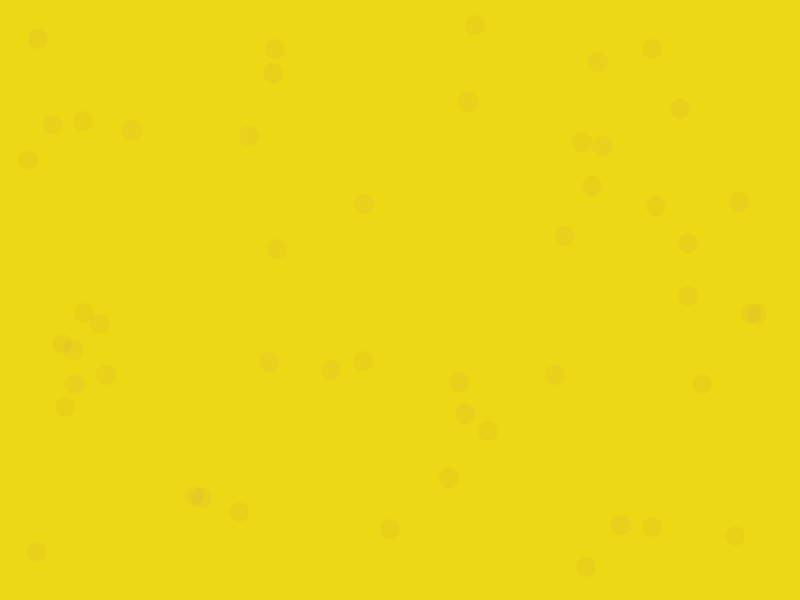
Frame 1 (no input)
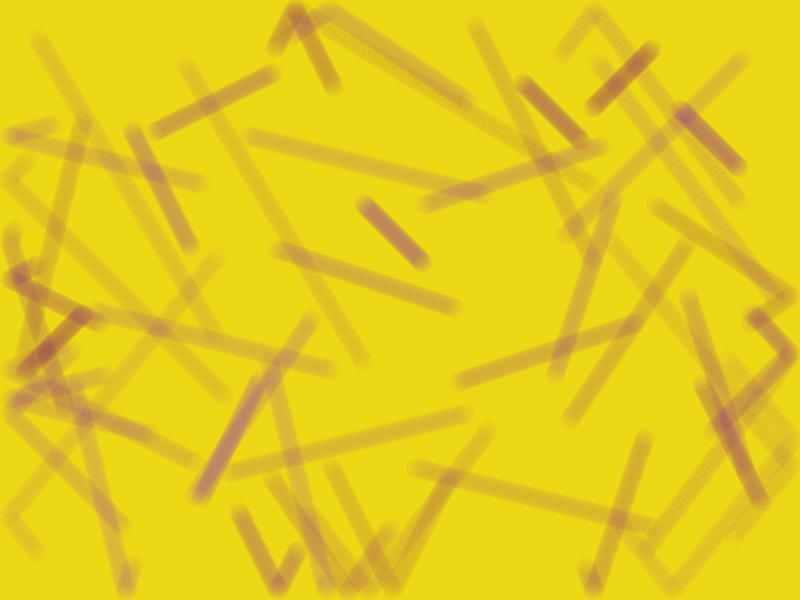
Frame 60 (the mouse pressed at the canvas centre just before this capture)
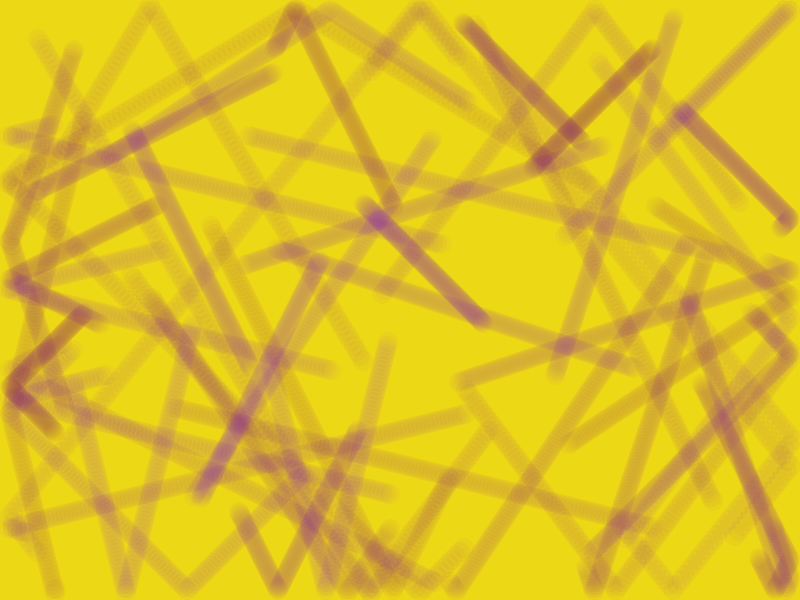
Frame 120 (the mouse held since frame 60 and released just before this capture)

The Processing sketch that drew these frames (run headless with seeded random() and noise(); from frame 60 on, the mouse is pressed at the canvas centre):

// Processing sketch: bounce_03
// ── bounce_03.pde
int elements = 50;

int[] x = new int[elements];
int[] y = new int[elements];
int[] velocityX = new int[elements];
int[] velocityY = new int[elements];
int[] shapeHeight = new int[elements];
int[] shapeWidth = new int[elements];
int[] shapeColor = new int[elements];
int borderTop;
int borderBottom;
int borderLeft;
int borderRight;

void setup() {
	// préparation de la scène
	size(800, 600);

	for (int i = 0; i < elements; i++) {
		velocityX[i] = round(random(-5, 5));
		velocityY[i] = round(random(-5, 5));

		if (velocityX[i] == 0) {
			velocityX[i] = 1;
		}

		if (velocityY[i] == 0) {
			velocityY[i] = 1;
		}

		shapeWidth[i] = 20;
		shapeHeight[i] = 20;

		shapeColor[i] = color(116, 30, round(random(100, 200)), 10);

		x[i] = round(random(shapeWidth[i], width - shapeHeight[i]));
		y[i] = round(random(shapeHeight[i], height - shapeHeight[i]));
	}

	borderTop = 0 + shapeHeight[0] / 2;
	borderBottom = height - shapeHeight[0] / 2;
	borderLeft = 0 + shapeWidth[0] / 2;
	borderRight = width - shapeWidth[0] / 2;

	noStroke();

	background(237, 216, 22);
}

void draw() {
	// peindre la scène
	for (int i = 0; i < elements; i++) {
		if (x[i] >= borderRight || x[i] <= borderLeft) {
			velocityX[i] = velocityX[i] * -1;
		}

		if (y[i] >= borderBottom || y[i] <= borderTop) {
			velocityY[i] = velocityY[i] * -1;
		}

		x[i] = x[i] + velocityX[i];
		y[i] = y[i] + velocityY[i];

		fill(shapeColor[i]);
		ellipse(x[i], y[i], shapeWidth[i], shapeHeight[i]);
	}
}
